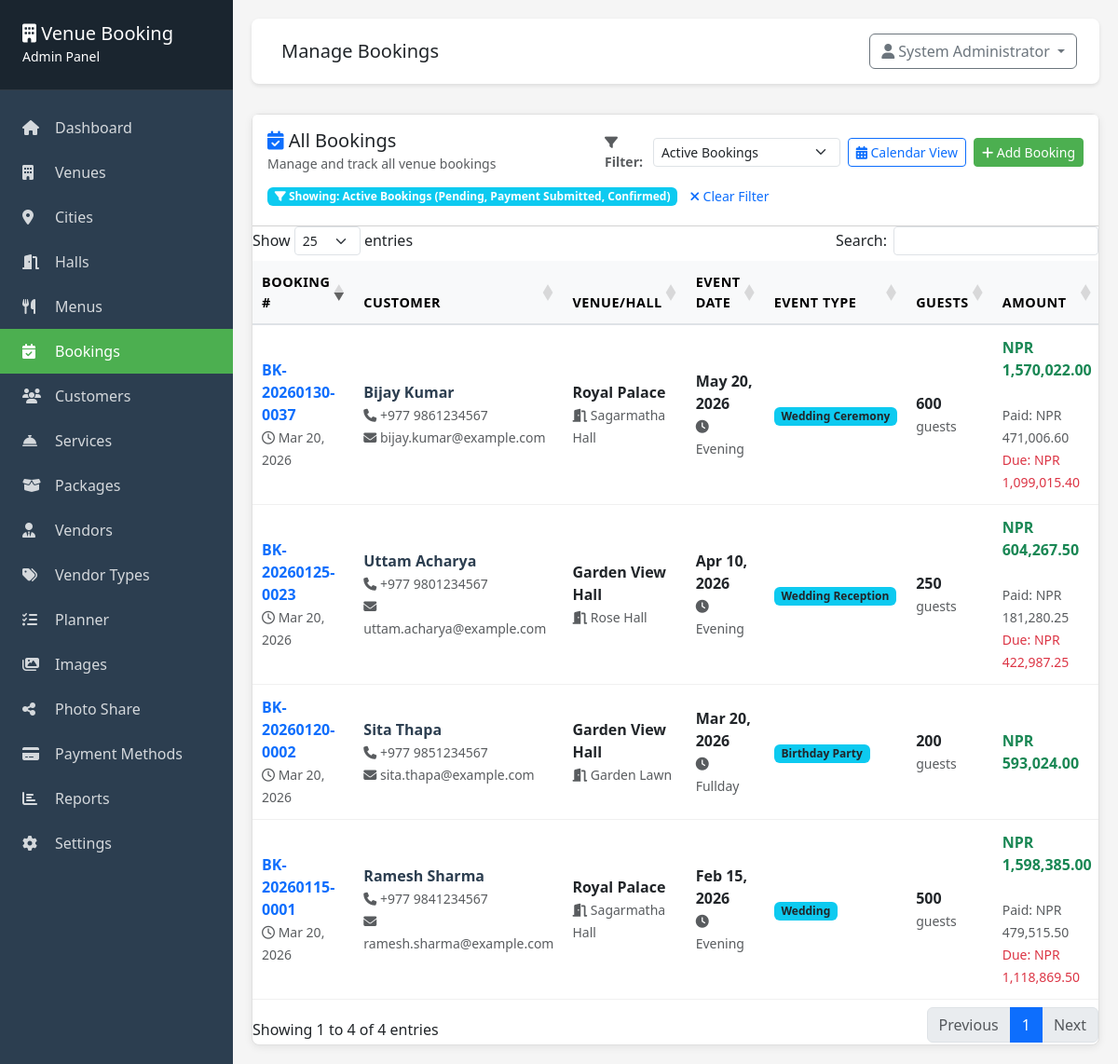
/admin/bookings/index.php (signed in), run on the app's committed database.
### tables this page shows
CREATE TABLE IF NOT EXISTS bookings (
    id INT PRIMARY KEY AUTO_INCREMENT,
    booking_number VARCHAR(50) UNIQUE NOT NULL,
    customer_id INT NOT NULL,
    hall_id INT NOT NULL,
    event_date DATE NOT NULL,
    shift ENUM('morning', 'afternoon', 'evening', 'fullday') NOT NULL,
    event_type VARCHAR(100) NOT NULL,
    number_of_guests INT NOT NULL,
    hall_price DECIMAL(10, 2) NOT NULL,
    menu_total DECIMAL(10, 2) DEFAULT 0,
    services_total DECIMAL(10, 2) DEFAULT 0,
    subtotal DECIMAL(10, 2) NOT NULL,
    tax_amount DECIMAL(10, 2) DEFAULT 0,
    grand_total DECIMAL(10, 2) NOT NULL,
    special_requests TEXT,
    booking_status ENUM('pending', 'payment_submitted', 'confirmed', 'cancelled', 'completed') DEFAULT 'pending',
    payment_status ENUM('pending', 'partial', 'paid', 'cancelled') DEFAULT 'pending',
    advance_payment_received TINYINT(1) DEFAULT 0 COMMENT 'Whether advance payment has been received (0=No, 1=Yes)',
    created_at TIMESTAMP DEFAULT CURRENT_TIMESTAMP,
    updated_at TIMESTAMP DEFAULT CURRENT_TIMESTAMP ON UPDATE CURRENT_TIMESTAMP,
    FOREIGN KEY (customer_id) REFERENCES customers(id),
    FOREIGN KEY (hall_id) REFERENCES halls(id),
    INDEX idx_event_date (event_date),
    INDEX idx_booking_number (booking_number),
    INDEX idx_status (booking_status),
    INDEX idx_advance_payment_received (advance_payment_received)
);

CREATE TABLE IF NOT EXISTS customers (
    id INT PRIMARY KEY AUTO_INCREMENT,
    full_name VARCHAR(255) NOT NULL,
    phone VARCHAR(20) NOT NULL,
    email VARCHAR(100),
    address TEXT,
    city VARCHAR(100) NULL,
    loyalty_points INT NOT NULL DEFAULT 0,
    created_at TIMESTAMP DEFAULT CURRENT_TIMESTAMP,
    updated_at TIMESTAMP DEFAULT CURRENT_TIMESTAMP ON UPDATE CURRENT_TIMESTAMP,
    INDEX idx_phone (phone),
    INDEX idx_email (email),
    INDEX idx_city (city)
);

CREATE TABLE IF NOT EXISTS venues (
    id INT PRIMARY KEY AUTO_INCREMENT,
    name VARCHAR(255) NOT NULL,
    location VARCHAR(255) NOT NULL,
    city_id INT NULL,
    address TEXT,
    description TEXT,
    image VARCHAR(255),
    contact_phone VARCHAR(20),
    contact_email VARCHAR(100),
    map_link VARCHAR(500) NULL,
    pano_image VARCHAR(255) DEFAULT NULL COMMENT '360° equirectangular panoramic image filename (stored in uploads/)',
    status ENUM('active', 'inactive') DEFAULT 'active',
    created_at TIMESTAMP DEFAULT CURRENT_TIMESTAMP,
    updated_at TIMESTAMP DEFAULT CURRENT_TIMESTAMP ON UPDATE CURRENT_TIMESTAMP,
    CONSTRAINT fk_venues_city FOREIGN KEY (city_id) REFERENCES cities(id) ON DELETE SET NULL
);

CREATE TABLE IF NOT EXISTS halls (
    id INT PRIMARY KEY AUTO_INCREMENT,
    venue_id INT NOT NULL,
    name VARCHAR(255) NOT NULL,
    capacity INT NOT NULL,
    hall_type ENUM('single', 'multiple') DEFAULT 'single',
    indoor_outdoor ENUM('indoor', 'outdoor', 'both') DEFAULT 'indoor',
    base_price DECIMAL(10, 2) NOT NULL,
    description TEXT,
    features TEXT,
    pano_image VARCHAR(255) DEFAULT NULL COMMENT '360° equirectangular panoramic image filename (stored in uploads/)',
    status ENUM('active', 'inactive') DEFAULT 'active',
    created_at TIMESTAMP DEFAULT CURRENT_TIMESTAMP,
    updated_at TIMESTAMP DEFAULT CURRENT_TIMESTAMP ON UPDATE CURRENT_TIMESTAMP,
    FOREIGN KEY (venue_id) REFERENCES venues(id) ON DELETE CASCADE
);

### includes/functions.php (called while the page is built, shortened)
<?php
function formatCurrency($amount) {
    $currency = getSetting('currency', 'NPR');
    return $currency . ' ' . number_format($amount, 2);
}
function getSetting($key, $default = '') {
    static $cache = [];
    if (array_key_exists($key, $cache)) {
        return $cache[$key];
    }
    $env_map = [
        'email_enabled'     => 'MAIL_NOTIFICATIONS_ENABLED',
        'email_from_name'   => 'MAIL_FROM_NAME',
        'email_from_address'=> 'MAIL_FROM_ADDRESS',
        'admin_email'       => 'MAIL_ADMIN_EMAIL',
        'smtp_enabled'      => 'MAIL_SMTP_ENABLED',
        'smtp_host'         => 'MAIL_HOST',
        'smtp_port'         => 'MAIL_PORT',
        'smtp_username'     => 'MAIL_USERNAME',
        'smtp_password'     => 'MAIL_PASSWORD',
        'smtp_encryption'   => 'MAIL_ENCRYPTION',
    ];
    try {
        $db = getDB();
        $stmt = $db->prepare("SELECT setting_value FROM settings WHERE setting_key = ?");
        $stmt->execute([$key]);
        $result = $stmt->fetch();
        $value = $result ? $result['setting_value'] : null;
        $cache[$key] = ($value !== null) ? $value : $default;
        return $cache[$key];
    } catch (Exception $e) {
        error_log("Error in getSetting for key '$key': " . $e->getMessage());
        if (isset($env_map[$key])) {
            $env_value = $_ENV[$env_map[$key]] ?? getenv($env_map[$key]);
            if ($env_value !== false && $env_value !== null) {
                $cache[$key] = $env_value;
                return $cache[$key];
            }
        }
        $cache[$key] = $default;
        return $default;
    }
}
    ?>

### admin/bookings/index.php (the view, shortened to what this page needs)
<?php
require_once __DIR__ . '/../includes/header.php';
$db = getDB();
$status_filter = isset($_GET['status_filter']) ? $_GET['status_filter'] : 'active';
$filter_conditions = [
    'active' => " WHERE b.booking_status IN ('pending', 'payment_submitted', 'confirmed')",
    'pending' => " WHERE b.booking_status = 'pending'",
    'payment_submitted' => " WHERE b.booking_status = 'payment_submitted'",
    'confirmed' => " WHERE b.booking_status = 'confirmed'",
    'completed' => " WHERE b.booking_status = 'completed'",
    'cancelled' => " WHERE b.booking_status = 'cancelled'",
    'all' => ''
];
$base_query = "SELECT b.*,
                    c.full_name, c.phone, c.email,
                    h.name as hall_name,
                    v.name as venue_name,
                    COALESCE((SELECT SUM(paid_amount) FROM payments WHERE booking_id = b.id AND payment_status = 'verified'), 0) as total_paid
                    FROM bookings b
                    INNER JOIN customers c ON b.customer_id = c.id
                    INNER JOIN halls h ON b.hall_id = h.id
                    INNER JOIN venues v ON h.venue_id = v.id"
                    . $filter_conditions[$status_filter]
                    . " ORDER BY b.created_at DESC";
$stmt = $db->query($base_query);
$bookings = $stmt->fetchAll();
?>
<div class="card booking-management-card">
    <div class="card-header bg-white py-3">
        <div class="d-flex justify-content-between align-items-center flex-wrap gap-2">
            <div>
                <h5 class="mb-0"><i class="fas fa-calendar-check text-primary"></i> All Bookings</h5>
                <small class="text-muted">Manage and track all venue bookings</small>
            </div>
            <div class="d-flex align-items-center gap-2 flex-wrap">
                <div class="d-flex align-items-center">
                    <label for="statusFilter" class="me-2 mb-0 text-muted small fw-bold">
                        <i class="fas fa-filter"></i> Filter:
                    </label>
                    <select id="statusFilter" class="form-select form-select-sm" style="min-width: 160px;" onchange="applyStatusFilter(this.value)">
                        <option value="active" <?php echo $status_filter === 'active' ? 'selected' : ''; ?>>Active Bookings</option>
                    </select>
                </div>
                <a href="calendar.php" class="btn btn-outline-primary btn-sm">
                    <i class="fas fa-calendar-alt"></i> Calendar View
                </a>
                <a href="add.php" class="btn btn-success btn-sm">
                    <i class="fas fa-plus"></i> Add Booking
                </a>
            </div>
        </div>
        <?php if ($status_filter !== 'all'): ?>
        <div class="mt-2">
            <span class="badge bg-info">
                <i class="fas fa-filter"></i>
                <?php
                $filter_labels = [
                    'active' => 'Showing: Active Bookings (Pending, Payment Submitted, Confirmed)',
                    'pending' => 'Showing: Pending Bookings',
                    'payment_submitted' => 'Showing: Payment Submitted',
                    'confirmed' => 'Showing: Confirmed Bookings',
                    'completed' => 'Showing: Order Complete Bookings',
                    'cancelled' => 'Showing: Cancelled Bookings'
                ];
                echo $filter_labels[$status_filter] ?? 'Filtered';
                ?>
            </span>
            <a href="?status_filter=all" class="btn btn-sm btn-link text-decoration-none">
                <i class="fas fa-times"></i> Clear Filter
            </a>
        </div>
        <?php endif; ?>
    </div>
    <div class="card-body p-0">
        <div class="table-responsive">
            <table class="table table-hover datatable booking-table mb-0">
                <thead class="table-light">
                    <tr>
                        <th class="fw-bold">Booking #</th>
                        <th class="fw-bold">Customer</th>
                        <th class="fw-bold">Venue/Hall</th>
                        <th class="fw-bold">Event Date</th>
                        <th class="fw-bold">Event Type</th>
                        <th class="fw-bold">Guests</th>
                        <th class="fw-bold">Amount</th>
                    </tr>
                </thead>
                <tbody>
                    <?php foreach ($bookings as $booking):
                        $balance_due = max(0, $booking['grand_total'] - $booking['total_paid']);
                    ?>
                        <tr class="booking-row">
                            <td>
                                <strong class="text-primary"><?php echo htmlspecialchars($booking['booking_number']); ?></strong>
                                <br>
                                <small class="text-muted">
                                    <i class="far fa-clock"></i> <?php echo date('M d, Y', strtotime($booking['created_at'])); ?>
                                </small>
                            </td>
                            <td>
                                <div class="customer-info">
                                    <strong><?php echo htmlspecialchars($booking['full_name']); ?></strong><br>
                                    <small class="text-muted">
                                        <i class="fas fa-phone"></i> <?php echo htmlspecialchars($booking['phone']); ?>
                                    </small>
                                    <?php if (!empty($booking['email'])): ?>
                                        <br><small class="text-muted">
                                            <i class="fas fa-envelope"></i> <?php echo htmlspecialchars($booking['email']); ?>
                                        </small>
                                    <?php endif; ?>
                                </div>
                            </td>
                            <td>
                                <strong><?php echo htmlspecialchars($booking['venue_name']); ?></strong><br>
                                <small class="text-muted">
                                    <i class="fas fa-door-open"></i> <?php echo htmlspecialchars($booking['hall_name']); ?>
                                </small>
                            </td>
                            <td>
                                <strong><?php echo date('M d, Y', strtotime($booking['event_date'])); ?></strong><br>
                                <small class="text-muted">
                                    <i class="fas fa-clock"></i> <?php echo ucfirst($booking['shift']); ?>
                                </small>
                            </td>
                            <td>
                                <span class="badge bg-info text-dark">
                                    <?php echo htmlspecialchars($booking['event_type']); ?>
                                </span>
                            </td>
                            <td>
                                <strong><?php echo $booking['number_of_guests']; ?></strong>
                                <small class="text-muted">guests</small>
                            </td>
                            <td>
                                <div class="amount-details">
                                    <strong class="text-success fs-6"><?php echo formatCurrency($booking['grand_total']); ?></strong>
                                    <?php if ($booking['total_paid'] > 0): ?>
                                        <br>
                                        <small class="text-muted">Paid: <?php echo formatCurrency($booking['total_paid']); ?></small>
                                        <?php if ($balance_due > 0 && $booking['payment_status'] !== 'paid'): ?>
                                            <br>
                                            <small class="text-danger">Due: <?php echo formatCurrency($balance_due); ?></small>
                                        <?php endif; ?>
                                    <?php endif; ?>
                                </div>
                            </td>
                        </tr>
                    <?php endforeach; ?>
                </tbody>
            </table>
        </div>
    </div>
</div>
<?php require_once __DIR__ . '/../includes/footer.php'; ?>

### css/nepali-date-picker.css (style rules this page uses)
:root { --nepali-picker-font: 'Noto Sans Devanagari', 'Inter', -apple-system, BlinkMacSystemFont, "Segoe UI", Roboto, "Helvetica Neue", Arial, sans-serif; }

### admin/includes/header.php (style rules this page uses)
:root { --primary-green: #4CAF50; --dark-green: #2E7D32; }
body { background: #f5f5f5; }
.card { border: none; border-radius: 8px; box-shadow: 0 2px 4px rgba(0,0,0,0.1); }
.btn-success { background: var(--primary-green); border-color: var(--primary-green); }

### admin/bookings/index.php (style rules this page uses)
.booking-management-card { border: 1px solid #e0e0e0; box-shadow: 0 2px 8px rgba(0,0,0,0.08); }
.booking-table { border-collapse: separate; border-spacing: 0; }
.booking-table thead th { background-color: #f8f9fa; border-bottom: 2px solid #dee2e6; padding: 12px 10px; font-size: 0.9rem; text-transform: uppercase; letter-spacing: 0.5px; }
.booking-row { transition: all 0.2s ease; }
.booking-table td { padding: 12px 10px; vertical-align: middle; border-bottom: 1px solid #f0f0f0; }
.customer-info strong { color: #2c3e50; }
.amount-details strong { display: block; font-size: 1.1rem; }

### data on the page
bookings: booking_number "BK-20260115-0001", created_at "Mar 20, 2026", customer.full_name "Ramesh Sharma", customer.phone "+977 9841234567", customer.email "ramesh.sharma@example.com", venues.name "Royal Palace", hall.name "Sagarmatha Hall", event_date "Feb 15, 2026", shift "Evening", event_type "Wedding", number_of_guests "500", grand_total "NPR 1,598,385.00", total_paid "NPR 479,515.50", balance_due "NPR 1,118,869.50"
bookings: booking_number "BK-20260120-0002", created_at "Mar 20, 2026", customer.full_name "Sita Thapa", customer.phone "+977 9851234567", customer.email "sita.thapa@example.com", venues.name "Garden View Hall", hall.name "Garden Lawn", event_date "Mar 20, 2026", shift "Fullday", event_type "Birthday Party", number_of_guests "200", grand_total "NPR 593,024.00"
bookings: booking_number "BK-20260125-0023", created_at "Mar 20, 2026", customer.full_name "Uttam Acharya", customer.phone "+977 9801234567", customer.email "uttam.acharya@example.com", venues.name "Garden View Hall", hall.name "Rose Hall", event_date "Apr 10, 2026", shift "Evening", event_type "Wedding Reception", number_of_guests "250", grand_total "NPR 604,267.50", total_paid "NPR 181,280.25", balance_due "NPR 422,987.25"
bookings: booking_number "BK-20260130-0037", created_at "Mar 20, 2026", customer.full_name "Bijay Kumar", customer.phone "+977 9861234567", customer.email "bijay.kumar@example.com", venues.name "Royal Palace", hall.name "Sagarmatha Hall", event_date "May 20, 2026", shift "Evening", event_type "Wedding Ceremony", number_of_guests "600", grand_total "NPR 1,570,022.00", total_paid "NPR 471,006.60", balance_due "NPR 1,099,015.40"

### other printed values
$page_title "Manage Bookings"
$current_user['full_name'] "System Administrator"
$filter_labels[$status_filter] "Showing: Active Bookings (Pending, Payment Submitted, Confirmed)"
